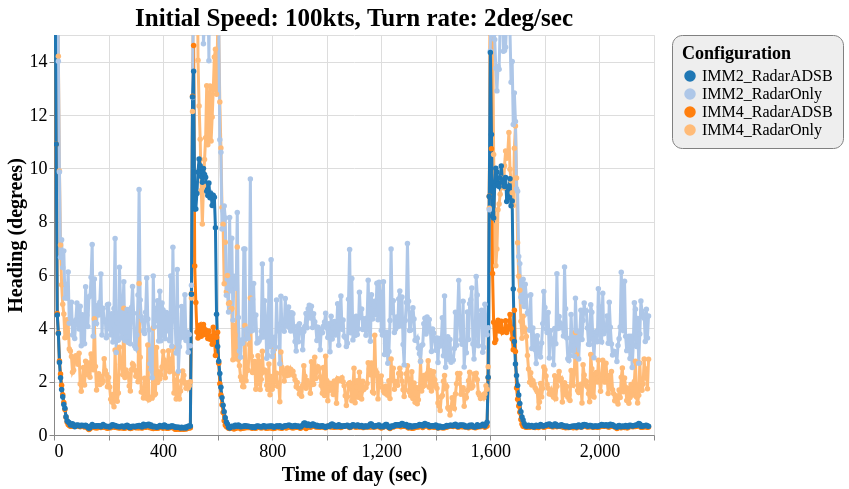

The specification (Vega-Lite) saved for this image:
### Vega-Lite specification from a JSON file in a GitHub repository (floating-point values rounded to 4 significant figures; data arrays with more than 128 entries replaced by an {"elided": "..."} marker saying what was removed)
{"config": {"view": {"continuousWidth": 600, "continuousHeight": 400}, "axisX": {"labelFontSize": 18, "titleFontSize": 20}, "axisY": {"labelFontSize": 18, "titleFontSize": 20}, "font": "Times New Roman", "legend": {"cornerRadius": 10, "fillColor": "#EEEEEE", "labelFontSize": 16, "padding": 10, "strokeColor": "gray", "titleFontSize": 18}, "title": {"fontSize": 25}}, "data": {"name": "data-33dd137ce66b52c3d599b85ca856286d"}, "mark": {"type": "line", "point": true, "strokeWidth": 3}, "encoding": {"color": {"type": "ordinal", "field": "config", "scale": {"scheme": "category20"}, "title": "Configuration"}, "x": {"type": "quantitative", "field": "time", "title": "Time of day (sec)"}, "y": {"type": "quantitative", "field": "rmse_hdg", "scale": {"domain": [0, 15], "zero": false}, "title": "Heading (degrees)"}}, "selection": {"selector044": {"type": "interval", "bind": "scales", "encodings": ["x", "y"]}}, "title": "Initial Speed: 100kts, Turn rate: 2deg/sec", "$schema": "https://vega.github.io/schema/vega-lite/v4.8.1.json", "datasets": {"data-33dd137ce66b52c3d599b85ca856286d": {"elided": "2178 records"}}}
